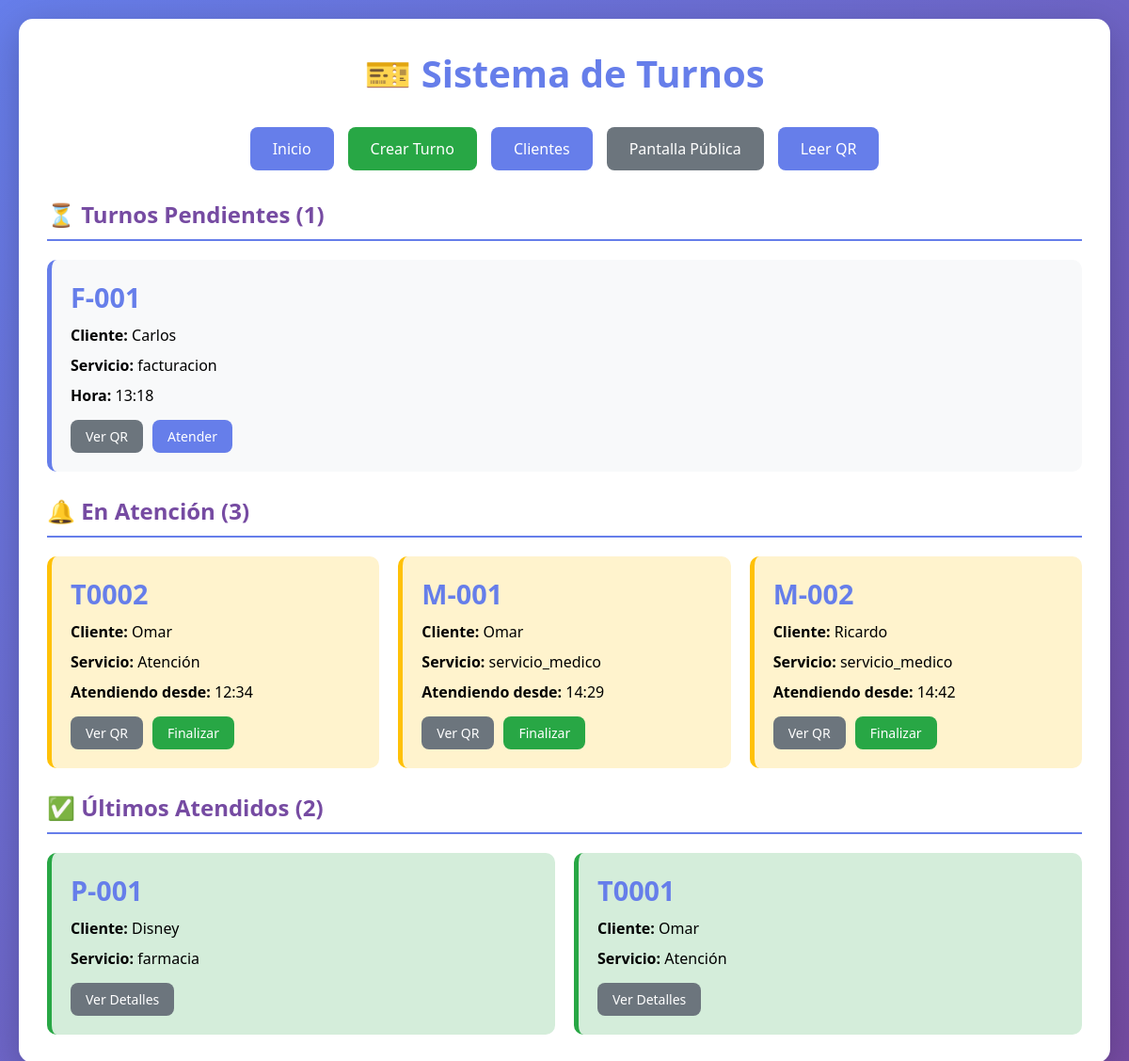
Before: / with the older database file.
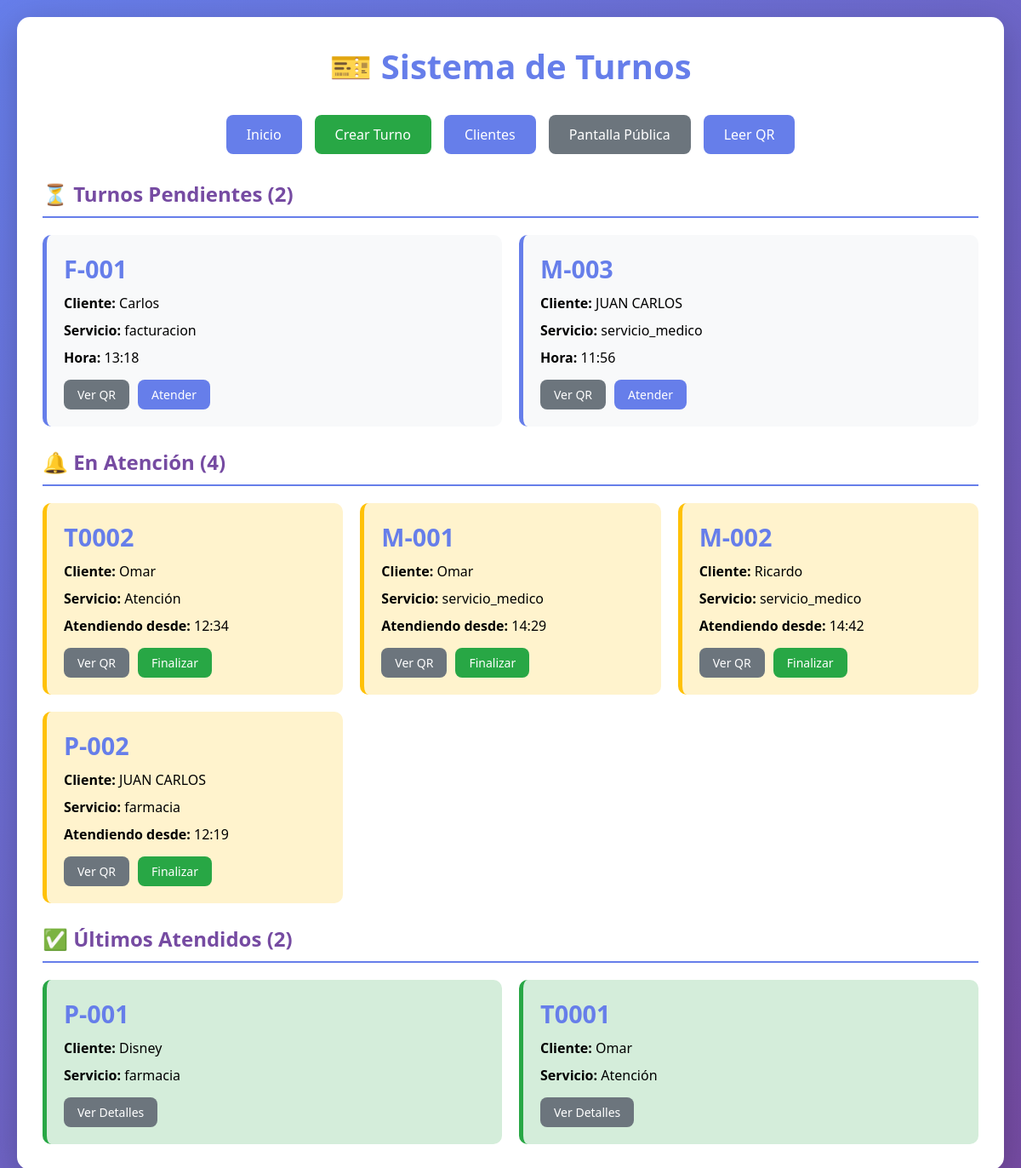
After: the same page with the newer database file.
### App_QR/models.py (models this page shows, shortened)
class Turno(models.Model):
    ESTADO_CHOICES = [
        ('pendiente', 'Pendiente'),
        ('en_atencion', 'En Atención'),
        ('atendido', 'Atendido'),
        ('cancelado', 'Cancelado'),
    ]
    SERVICIO_CHOICES = [
        ('facturacion', 'Facturación'),
        ('servicio_medico', 'Servicio Médico'),
        ('farmacia', 'Farmacia'),
        ('general', 'General'),
        ('historia_clinica', 'Historia Clínica'),
    ]
    SERVICIO_PREFIXES = {
        'facturacion': 'F',
        'servicio_medico': 'M',
        'farmacia': 'P',
        'general': 'G',
        'historia_clinica': 'H',
    }
    codigo = models.CharField(max_length=10, unique=True, editable=False)
    uuid = models.UUIDField(default=uuid.uuid4, editable=False, unique=True)
    cliente = models.ForeignKey(Cliente, blank=True, null=True, on_delete=models.SET_NULL)
    cliente_nombre = models.CharField(max_length=200)
    cliente_documento = models.CharField(max_length=20, blank=True, null=True)
    cliente_email = models.EmailField(blank=True, null=True)
    cliente_telefono = models.CharField(max_length=20, blank=True, null=True)
    servicio = models.CharField(max_length=50, choices=SERVICIO_CHOICES)
    estado = models.CharField(max_length=20, choices=ESTADO_CHOICES, default='pendiente')
    fecha_creacion = models.DateTimeField(auto_now_add=True)
    fecha_atencion = models.DateTimeField(blank=True, null=True)
    observaciones = models.TextField(blank=True, null=True)
    class Meta:
        ordering = ['fecha_creacion']
        verbose_name = 'Turno'
        verbose_name_plural = 'Turnos'

### App_QR/views.py (the view)
# urls.py: path('', views.home, name='home'),
def home(request):
    turnos_pendientes = Turno.objects.filter(estado='pendiente')
    turnos_en_atencion = Turno.objects.filter(estado='en_atencion')
    turnos_atendidos = Turno.objects.filter(estado='atendido').order_by('-fecha_atencion')[:10]
    context = {
        'turnos_pendientes': turnos_pendientes,
        'turnos_en_atencion': turnos_en_atencion,
        'turnos_atendidos': turnos_atendidos,
    }
    return render(request, 'App_QR/home.html', context)

### App_QR/templates/App_QR/home.html (shortened to what this page needs)
{% extends 'App_QR/base.html' %}
{% load static %}
{% block extra_css %}
<link rel="stylesheet" href="{% static 'App_QR/css/home.css' %}">
{% endblock %}
{% block content %}
{% include 'App_QR/_turno_list.html' with title="⏳ Turnos Pendientes" turnos=turnos_pendientes empty_message="No hay turnos pendientes" %}
{% include 'App_QR/_turno_list.html' with title="🔔 En Atención" turnos=turnos_en_atencion empty_message="No hay turnos en atención" %}
{% include 'App_QR/_turno_list.html' with title="✅ Últimos Atendidos" turnos=turnos_atendidos empty_message="No hay turnos atendidos recientemente" %}
{% endblock %}

### App_QR/templates/App_QR/_turno_list.html
<h2>{{ title }} {% if turnos %}({{ turnos.count }}){% endif %}</h2>
{% if turnos %}
<div class="turnos-grid">
    {% for turno in turnos %}
    <div class="turno-card {% if turno.estado == 'en_atencion' %}en-atencion{% elif turno.estado == 'atendido' %}atendido{% endif %}">
        <div class="turno-codigo">{{ turno.codigo }}</div>
        <div class="turno-info"><strong>Cliente:</strong> {{ turno.cliente_nombre }}</div>
        <div class="turno-info"><strong>Servicio:</strong> {{ turno.servicio }}</div>
        {% if turno.estado == 'pendiente' %}
            <div class="turno-info"><strong>Hora:</strong> {{ turno.fecha_creacion|date:"H:i" }}</div>
        {% elif turno.estado == 'en_atencion' %}
            <div class="turno-info"><strong>Atendiendo desde:</strong> {{ turno.fecha_atencion|date:"H:i" }}</div>
        {% endif %}
        <div class="turno-actions">
            {% if turno.estado == 'pendiente' %}
                <a href="{% url 'ver_turno' turno.uuid %}" class="btn btn-secondary">Ver QR</a>
                <a href="{% url 'cambiar_estado' turno.uuid 'en_atencion' %}" class="btn">Atender</a>
            {% elif turno.estado == 'en_atencion' %}
                <a href="{% url 'ver_turno' turno.uuid %}" class="btn btn-secondary">Ver QR</a>
                <a href="{% url 'cambiar_estado' turno.uuid 'atendido' %}" class="btn btn-success">Finalizar</a>
            {% elif turno.estado == 'atendido' %}
                <a href="{% url 'ver_turno' turno.uuid %}" class="btn btn-secondary">Ver Detalles</a>
            {% endif %}
        </div>
    </div>
    {% endfor %}
</div>
{% else %}
<div class="empty-state">{{ empty_message }}</div>
{% endif %}

Changed rows visible on the page:
added Turno: codigo "M-003", cliente_nombre "JUAN CARLOS", servicio "servicio_medico", fecha_creacion "11:56", estado "Ver QR"
added Turno: codigo "P-002", cliente_nombre "JUAN CARLOS", servicio "farmacia", fecha_atencion "12:19", estado "Ver QR"
Other visible differences:
{{ turnos.count }}: "1 3 2" → "2 4 2"
